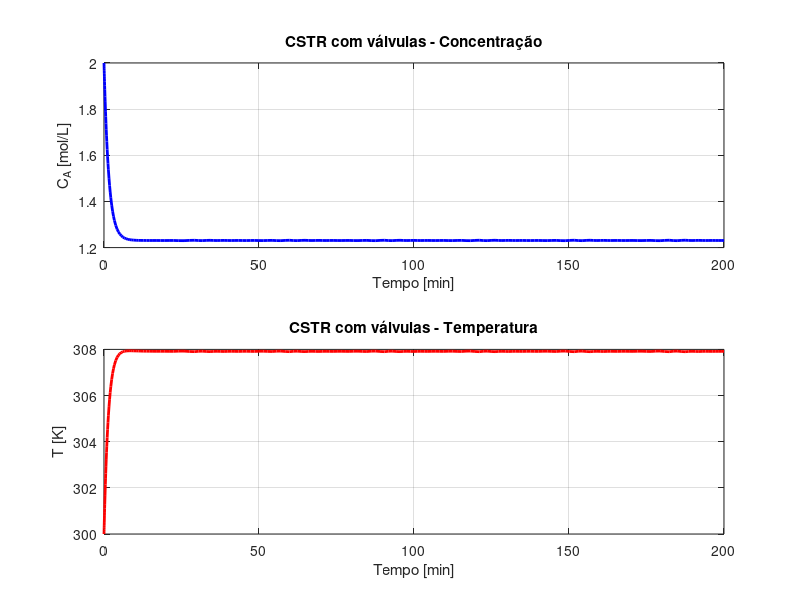

The MATLAB source for this figure:
function cstr_valvulas
    %======================
    % Parâmetros
    %======================
    F  = 5;        % l/min
    V  = 10;       % l
    k  = 0.25;     % 1/min
    CAf= 2.0;      % mol/L
    Tf = 300;      % K (alimentação)
    Tc = 290;      % K (fluido de resfriamento)
    dH = -50000;   % J/mol (reação exotérmica)
    rho= 1000;     % g/L -> ~kg/m3
    Cp = 4.18;     % J/g.K
    UA = 2000;     % J/min.K (coef. troca térmica)

    % Válvulas (coeficientes de abertura)
    phi_in = 0.8;  % válvula de concentração
    phi_T  = 0.6;  % válvula de temperatura

    % Vazão ajustada pela válvula
    Fin = phi_in * F;

    % Condições iniciais
    CA0 = CAf;   % mol/L
    T0  = Tf;    % K
    y0  = [CA0; T0];

    % Tempo de simulação
    tspan = [0 200]; % min

    % Resolver EDO
    [t, y] = ode45(@(t,y) dCSTR_valv(t,y,Fin,V,CAf,Tf,k,dH,rho,Cp,UA,phi_T,Tc), tspan, y0);

    CA = y(:,1);
    T  = y(:,2);
    X  = (CAf - CA)./CAf;

    %======================
    % Plots
    %======================
    figure;
    subplot(2,1,1);
    plot(t,CA,'b','LineWidth',2); hold on;
    xlabel('Tempo [min]'); ylabel('C_A [mol/L]');
    title('CSTR com válvulas - Concentração');
    grid on;

    subplot(2,1,2);
    plot(t,T,'r','LineWidth',2);
    xlabel('Tempo [min]'); ylabel('T [K]');
    title('CSTR com válvulas - Temperatura');
    grid on;
end

function dydt = dCSTR_valv(t,y,F,V,CAf,Tf,k,dH,rho,Cp,UA,phi_T,Tc)
    % Estados
    CA = y(1);
    T  = y(2);

    % Reação
    rA = k*CA;

    % Balanço de massa
    dCA = F/V*(CAf - CA) - rA;

    % Balanço de energia com válvula de resfriamento
    UA_eff = phi_T * UA;
    dT = (F/V)*(Tf - T) ...
         + (-dH*rA)/(rho*Cp) ...
         + (UA_eff/(rho*Cp*V))*(Tc - T);

    dydt = [dCA; dT];
end
